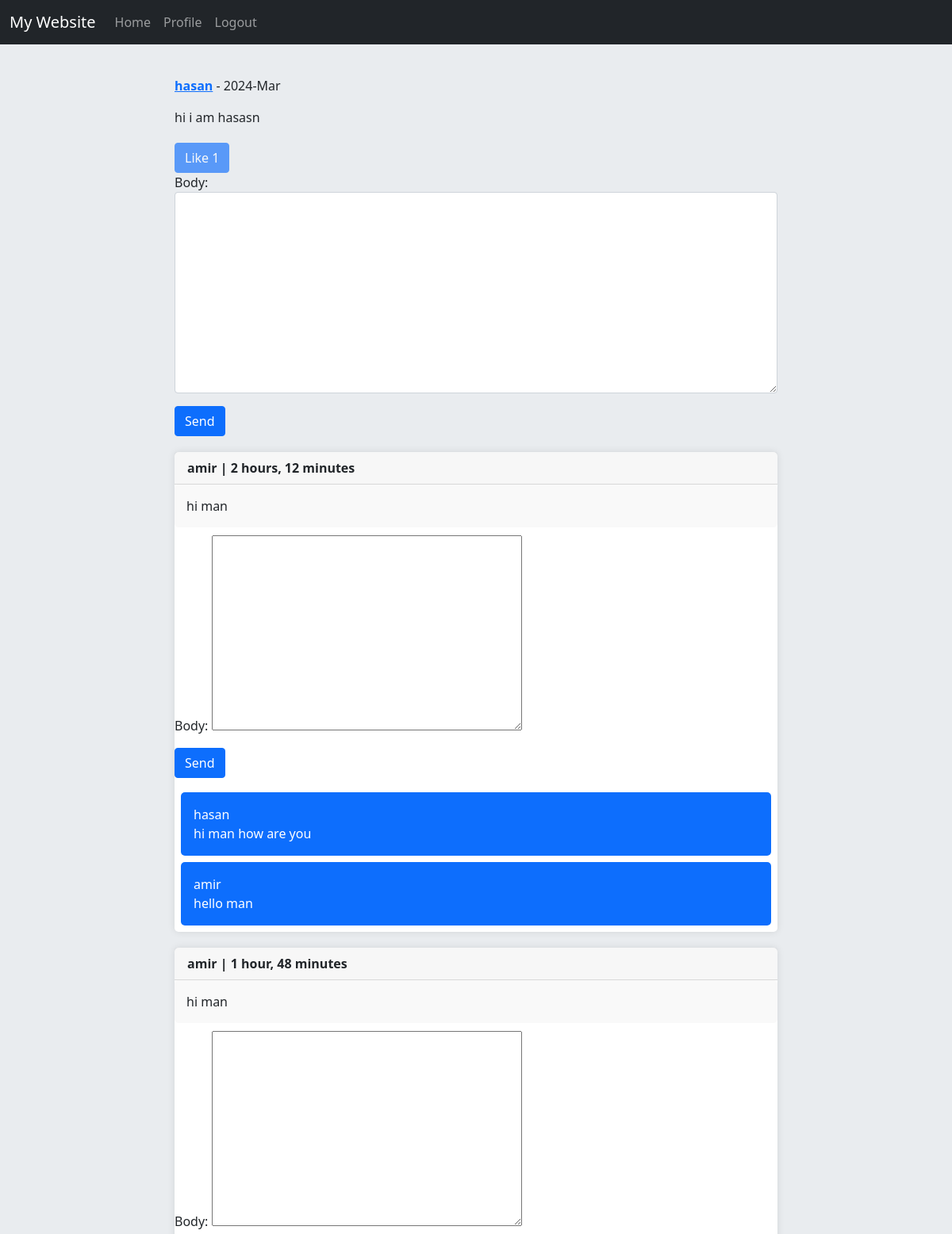
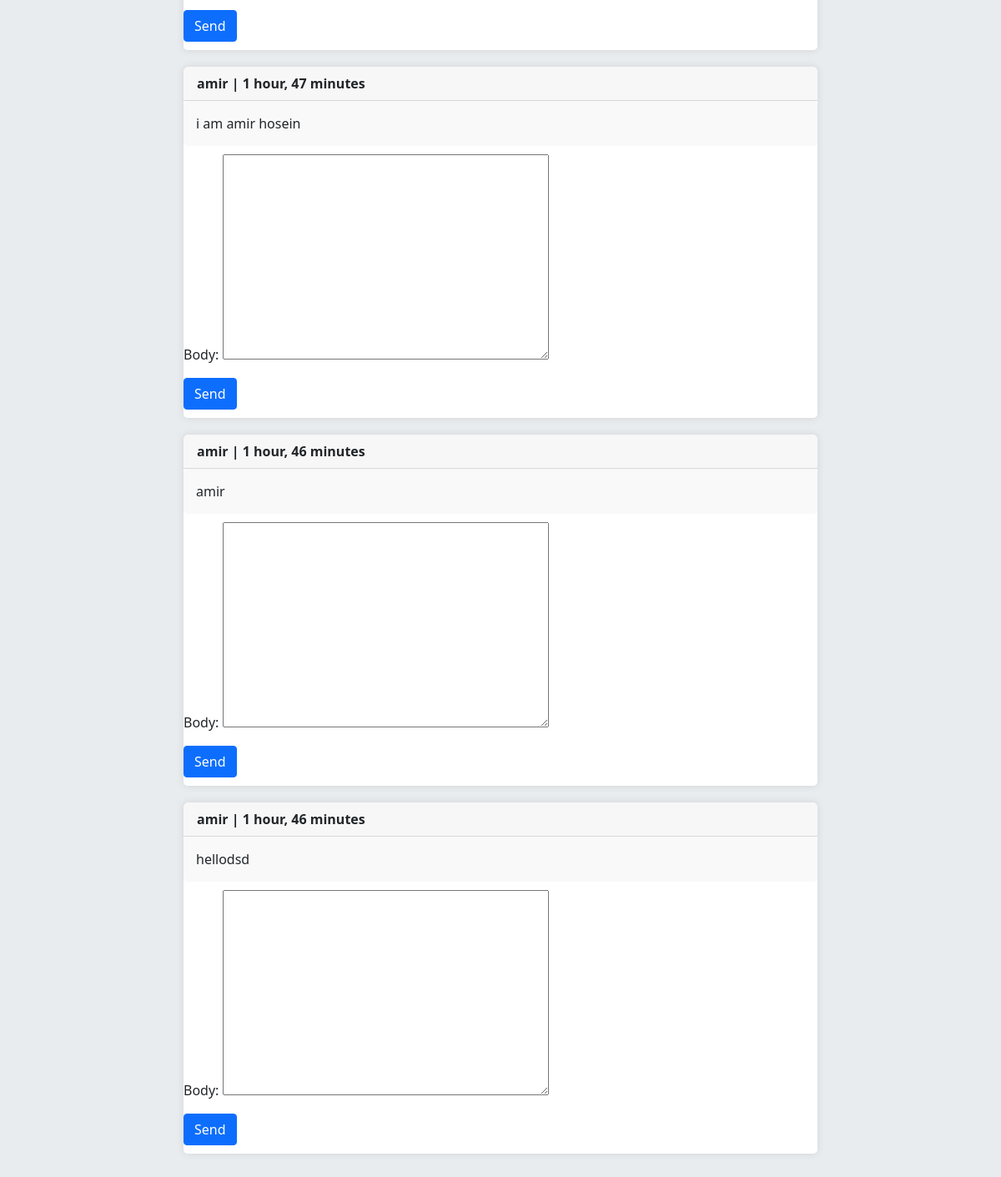
Page /post/2/hi-i-am-hasasn/ (signed in) on the committed database (2 pictures, top to bottom).
### home/models.py (models this page shows, shortened)
class Post(models.Model):
	user = models.ForeignKey(User, on_delete=models.CASCADE, related_name='posts')
	body = models.TextField()
	slug = models.SlugField()
	title = models.CharField(max_length=100, null=True, blank=True)
	created = models.DateTimeField(auto_now_add=True)
	updated = models.DateTimeField(auto_now=True)
	class Meta:
		ordering = ['-created']
	def likes_count(self):
		return self.pvotes.count()
	def user_can_like(self, user):
		user_like = user.uvotes.filter(post=self)
		if user_like.exists():
			return True
		return False

class Comment(models.Model):
	user = models.ForeignKey(User, on_delete=models.CASCADE, related_name='ucomments')
	post = models.ForeignKey(Post, on_delete=models.CASCADE, related_name='pcomments')
	reply = models.ForeignKey('self', on_delete=models.CASCADE, related_name='rcomments', blank=True, null=True)
	is_reply = models.BooleanField(default=False)
	body = models.TextField(max_length=400)
	created = models.DateTimeField(auto_now_add=True)

### home/views.py (the view, shortened to what this page needs)
# urls.py: path('post/<int:post_id>/<slug:post_slug>/', views.PostDetailView.as_view(), name='post_detail'),
class PostDetailView(View):
	form_class = CommentCreateForm
	form_class_reply = CommentReplyForm
	def setup(self, request, *args, **kwargs):
		self.post_instance = get_object_or_404(Post, pk=kwargs['post_id'], slug=kwargs['post_slug'])
		return super().setup(request, *args, **kwargs)
	def get(self, request, *args, **kwargs):
		comments = self.post_instance.pcomments.filter(is_reply=False)
		can_like = False
		if request.user.is_authenticated and self.post_instance.user_can_like(request.user):
			can_like = True
		return render(request, 'home/detail.html', {'post':self.post_instance, 'comments':comments, 'form':self.form_class, 'reply_form':self.form_class_reply, 'can_like':can_like})

### home/templates/home/detail.html (shortened to what this page needs)
{% extends 'base.html' %}
{% load static %}
{% block extra_headers %}
<link rel="stylesheet" href="{% static 'account/css/style.css' %}">
{% endblock %}
{% block content %}
    <div class="post-details">
        <div class="post-info">
            <p><a href="{% url 'account:user_profile' post.user.id %}" class="username">{{ post.user.username }}</a> - {{ post.updated|date:"Y-M" }}</p>
            <p class="post-body">{{ post.body }}</p>
        </div>
        {% if request.user.is_authenticated %}
            <div class="like-comment-section">
                <a href="{% url 'home:post_like' post.id %}" class="btn btn-primary {% if can_like %}disabled{% endif %}">Like {{ post.likes_count }}</a>
                <form action="" method="post" class="comment-form">
                    {{ form.as_p }}
                    <button type="submit" class="btn btn-primary">Send</button>
                </form>
            </div>
        {% else %}
            <p class="alert alert-danger">Only logged in users can comment.</p>
        {% endif %}
        <div class="comments">
            {% for comment in comments %}
                <div class="comment">
                    <div class="card">
                        <div class="card-header">{{ comment.user }} | {{ comment.created|timesince }}</div>
                        <div class="card-body">{{ comment.body }}</div>
                        {% if request.user.is_authenticated %}
                            <form action="{% url 'home:add_reply' post.id comment.id %}" method="post" class="reply-form">
                                {{ reply_form.as_p }}
                                <button type="submit" class="btn btn-primary">Send</button>
                            </form>
                        {% endif %}
                        <div class="replies">
                            {% with replies=comment.rcomments.all %}
                                {% for reply in replies %}
                                    <div class="reply bg-primary text-white p-3 m-2">{{ reply.user }} <br/> {{ reply.body }}</div>
                                {% endfor %}
                            {% endwith %}
                        </div>
                    </div>
                </div>
            {% empty %}
                <p>No comments yet!</p>
            {% endfor %}
        </div>
    </div>
{% endblock %}

### account/static/account/css/style.css (style rules this page uses)
.card { margin-bottom: 20px; border: none; border-radius: 5px; box-shadow: 0 0 10px rgba(0, 0, 0, 0.1); }
.card-body { padding: 15px; }
.post-details { width: 100%; max-width: 800px; margin: 0 auto; padding: 20px; }
.post-info { margin-bottom: 20px; }
.username { font-weight: bold; }
.post-body { margin-bottom: 20px; }
.like-comment-section { margin-bottom: 20px; }
.comment-form { margin-bottom: 20px; }
.comments { margin-top: 20px; }
.comment { margin-bottom: 20px; }
.card-header { font-weight: bold; }
.card-body { padding: 10px; background-color: #f9f9f9; border-radius: 5px; }
.reply-form { margin-top: 10px; }
.replies { margin-top: 10px; }
.reply { padding: 10px; background-color: #007bff; border-radius: 5px; color: #fff; }
.card { margin-top: 20px; }

### rows in the picture
Post: user.username "hasan", updated "2024-Mar", body "hi i am hasasn", likes_count "1"
Comment: user "amir", created "2 hours, 12 minutes", body "hi man"
Comment: user "hasan", body "hi man how are you"
Comment: user "amir", body "hello man"
Comment: user "amir", created "1 hour, 48 minutes", body "hi man"
Comment: user "amir", created "1 hour, 47 minutes", body "i am amir hosein"
Comment: user "amir", created "1 hour, 46 minutes", body "amir"
Comment: user "amir", created "1 hour, 46 minutes", body "hellodsd"
